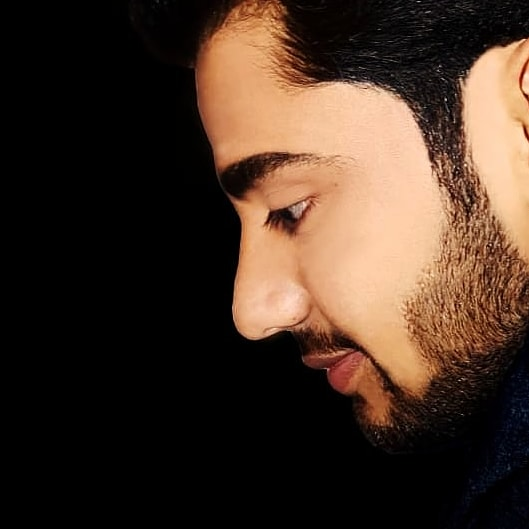
#> input picture media/media/1610891509920.jpg, 529 x 529 px
$ python -i skintone.py   (imports and definitions only)
#> lines starting #> are read from the running program, lines starting #| are printed output that depends on the picture; after the words box and inside, x2 and y2 are one past the last pixel; in counts of white or black regions, pixels touching at a corner belong together
import numpy as np
import cv2
from sklearn.cluster import KMeans
from collections import Counter
import imutils
import pprint
import matplotlib
from matplotlib import pyplot as plt
# [1 line not run here, left out]
from . import views


plt.rcParams['figure.figsize']=[11,11]
rgb_lower = [44,33,29]
rgb_higher = [255,221,171]

skin_shades = {
    'dark' : [rgb_lower,[151,100,79]],
    'mild' : [[151,100,79],[169,131,90]],
    'fair':[[169,131,90],rgb_higher]
}

convert_skintones = {}
# [7 lines not run here, left out]


# [109 lines left out: functions extractSkin, removeBlack, getColorInformation, extractDominantColor, imageskintone, not called in this run]


# [2 lines not run here, left out]

>>> import cv2
>>> picture = cv2.imread('../media/media/1610891509920.jpg')
#> picture is the input picture: shape (529, 529, 3); mean B, G, R 38, 50.5, 69.3
>>> result = extractSkin(picture)
#> in extractSkin, `img = cv2.cvtColor(img, cv2.COLOR_BGR2HSV)`: img: shape (529, 529, 3); mean H, S, V 14.2, 69.3, 69.6
#> in extractSkin, `skinMask = cv2.inRange(img, lower_threshold, upper_threshold)`:
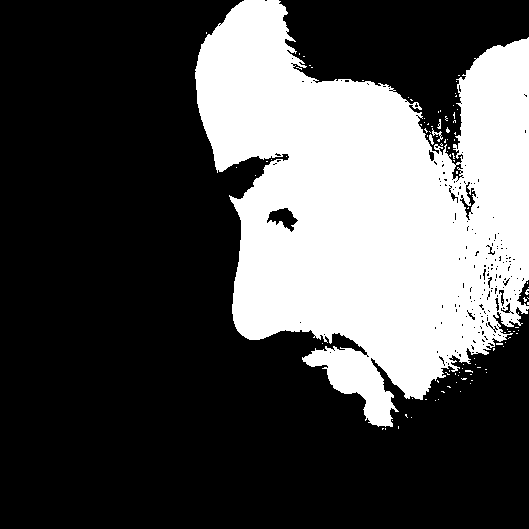
#> skinMask: shape (529, 529); 31.6% white; 102 white regions (98 under 20 px), largest, box (x1, y1, x2, y2) and area: (195, 0, 529, 427) 87960, (432, 128, 443, 142) 45, (429, 134, 434, 145) 30, (437, 119, 441, 129) 22
#> in extractSkin, `skin = cv2.bitwise_and(img, img, mask=skinMask)`: skin: shape (529, 529, 3); mean H, S, V 3.9, 38.4, 65.7
#> in extractSkin, `return cv2.cvtColor(skin, cv2.COLOR_HSV2BGR)`:
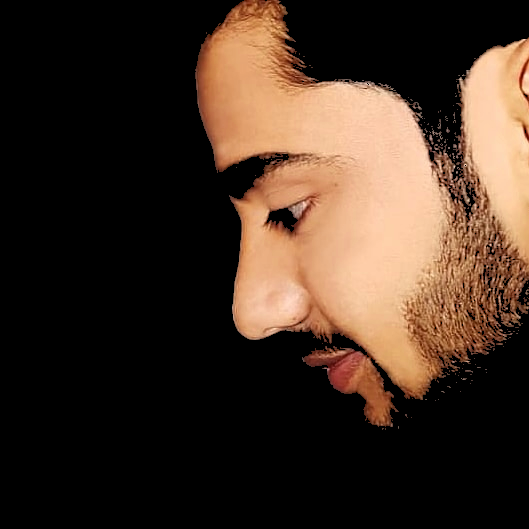
#> returned value: shape (529, 529, 3); mean B, G, R 35.9, 48.2, 65.7
